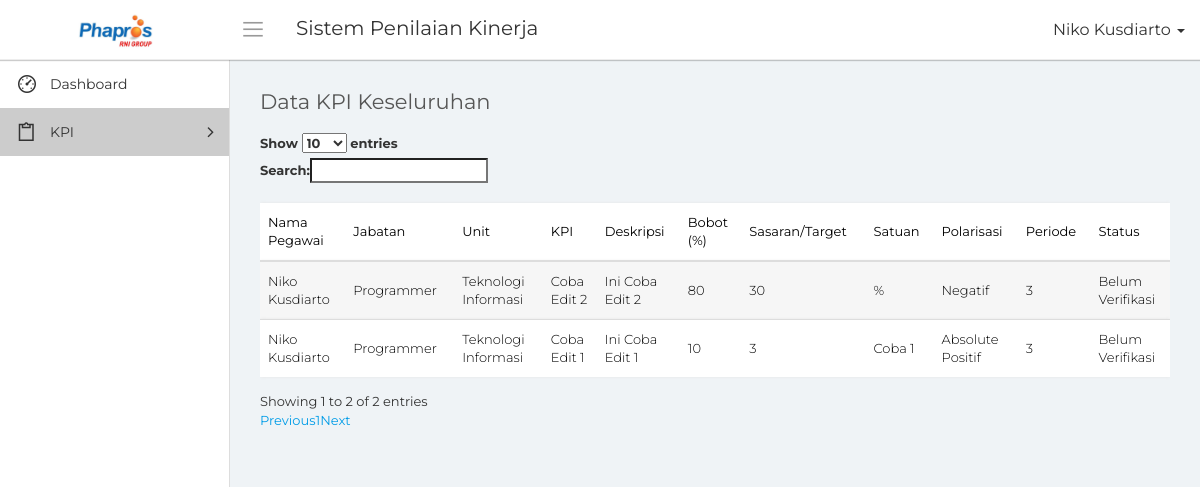
/data_kpi_seluruh.php (signed in), run on an earlier commit of the app's database.
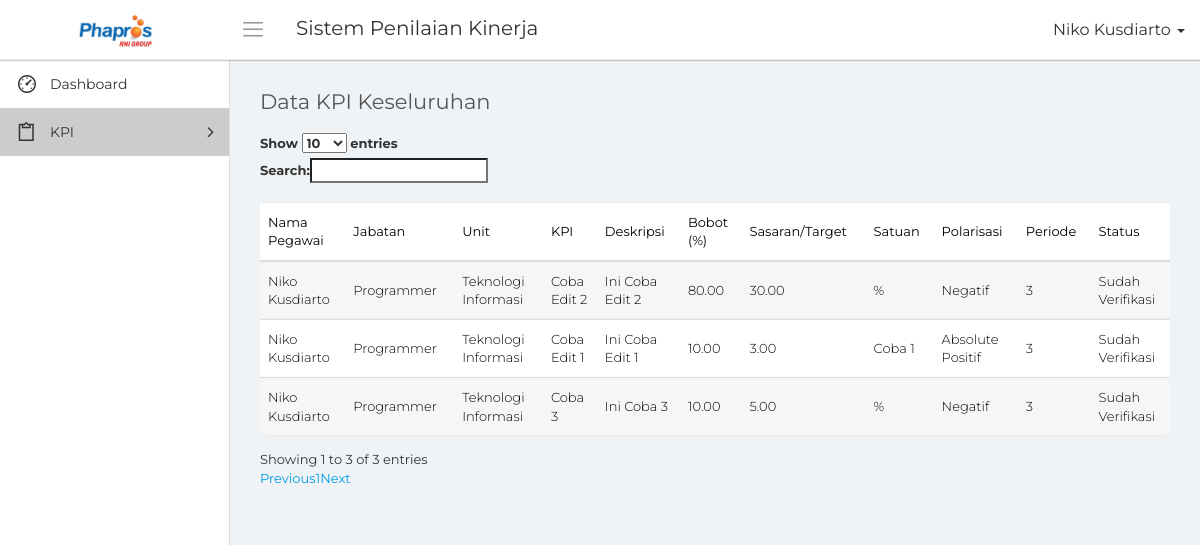
And on a later commit of the database.
### tables this page shows
CREATE TABLE `data_kpi` (
  `id_kpi` bigint(20) NOT NULL,
  `id_anggota` bigint(20) NOT NULL DEFAULT '0',
  `id_jabatan` bigint(20) NOT NULL DEFAULT '0',
  `id_unit` bigint(20) DEFAULT '0',
  `id_periode` bigint(20) NOT NULL DEFAULT '0',
  `kpi` text NOT NULL,
  `deskripsi` text NOT NULL,
  `bobot` decimal(20,2) NOT NULL DEFAULT '0.00',
  `sasaran` decimal(20,2) NOT NULL DEFAULT '0.00',
  `satuan` varchar(20) NOT NULL,
  `sifat_kpi` int(2) NOT NULL DEFAULT '0',
  `status` int(2) NOT NULL DEFAULT '0',
  `id_verifikator` bigint(20) NOT NULL DEFAULT '0',
  `tanggal_input` date NOT NULL,
  `tanggal_verifikasi` date NOT NULL
);

CREATE TABLE `mst_anggota` (
  `id_anggota` bigint(20) NOT NULL,
  `nik` varchar(50) NOT NULL,
  `nama` varchar(50) NOT NULL,
  `jenis_kelamin` int(2) NOT NULL,
  `tempat_lahir` varchar(50) NOT NULL,
  `tanggal_lahir` date NOT NULL,
  `status` int(2) NOT NULL,
  `nomor_hp` varchar(20) NOT NULL,
  `email` varchar(50) NOT NULL,
  `id_golongan` bigint(20) NOT NULL,
  `id_jabatan` bigint(20) NOT NULL,
  `id_unit` bigint(20) NOT NULL,
  `alamat` text NOT NULL,
  `tanggal_input` date NOT NULL
);

CREATE TABLE `mst_jabatan` (
  `id_jabatan` bigint(20) NOT NULL,
  `nama_jabatan` varchar(50) NOT NULL,
  `tanggal_input` date NOT NULL
);

CREATE TABLE `mst_unit` (
  `id_unit` bigint(20) NOT NULL,
  `nama_unit` varchar(50) NOT NULL,
  `tanggal_input` date NOT NULL
);

CREATE TABLE `mst_satuan` (
  `id_satuan` bigint(20) NOT NULL,
  `nama_satuan` varchar(50) NOT NULL,
  `jenis_polarisasi` text NOT NULL,
  `id_periode` bigint(20) NOT NULL,
  `tanggal_input` date NOT NULL
);

CREATE TABLE `mst_polarisasi` (
  `id_polarisasi` bigint(20) NOT NULL,
  `nama_polarisasi` varchar(50) NOT NULL,
  `id_periode` bigint(20) NOT NULL,
  `tanggal_input` date NOT NULL
);

### conn/database.php (called while the page is built, shortened)
<?php
	class database{
		function __construct(){
			$this->connection = new mysqli('localhost', 'root', '','phapros_final');
		}
		function tampil_satuan($id_periode = null){
			if($id_periode != null)
				$query = $this->connection->query("SELECT * FROM mst_satuan WHERE id_periode='$id_periode'");
			else
				$query = $this->connection->query('SELECT * FROM mst_satuan');
			while($tampil = $query->fetch_array())
				$hasil[] = $tampil;
			return $hasil;
		}
		function tampil_kpi_seluruh(){
			$query = $this->connection->query('SELECT d.*, a.nama, j.nama_jabatan, u.nama_unit FROM data_kpi d JOIN mst_anggota a ON d.id_anggota = a.id_anggota JOIN mst_jabatan j ON j.id_jabatan = d.id_jabatan JOIN mst_unit u ON u.id_unit = d.id_unit ORDER BY id_jabatan, id_unit ASC');
			while($tampil = $query->fetch_array())
				$hasil[] = $tampil;
			return $hasil;
		}
		function tampil_polarisasi($id_periode = null){
			if($id_periode == null)
				$query = $this->connection->query("SELECT * FROM mst_polarisasi");
			else
				$query = $this->connection->query("SELECT * FROM mst_polarisasi WHERE id_periode = '$id_periode'");
			while($tampil = $query->fetch_array())
				$hasil[] = $tampil;
			return $hasil;
		}
		function tampil_akses(){
			$query = $this->connection->query("SELECT * FROM akses_menu");
			while($tampil = $query->fetch_array())
				$hasil[] = $tampil;
			return $hasil;
		}
	}
?>

### data_kpi_seluruh.php (the view, shortened to what the changed rows need)
<?php
    include "conn/database.php";
    $db = new database();
    $jabatan = $_SESSION['id_jabatan'];
?>
<!DOCTYPE html>
<html>
    <head>
        <link rel="stylesheet" type="text/css" href="assets/css/bootstrap.min.css">
        <link rel="stylesheet" type="text/css" href="assets/css/font-awesome.min.css">
        <link rel="stylesheet" type="text/css" href="assets/css/line-awesome.min.css">
        <link rel="stylesheet" type="text/css" href="https://cdn.datatables.net/v/dt/dt-1.10.18/datatables.min.css"/>
		<link rel="stylesheet" type="text/css" href="assets/css/select2.min.css">
		<link rel="stylesheet" type="text/css" href="assets/css/bootstrap-datetimepicker.min.css">
        <link rel="stylesheet" type="text/css" href="assets/css/style.css">
    </head>
    <body>
        <div class="main-wrapper">
                            <?php
                                foreach($db->tampil_akses() as $tampil)
                                {
                                    if($tampil['id_jabatan'] == $jabatan)
                                    {
                                        $m1 = $tampil['menu1'];
                                        $m2 = $tampil['menu2'];
                                        $m3 = $tampil['menu3'];
                                        $m4 = $tampil['menu4'];
                                        $m5 = $tampil['menu5'];
                                        $m6 = $tampil['menu6'];
                                        $m7 = $tampil['menu7'];
                                    }
                                }
                            ?>
            <div class="page-wrapper">
                <div class="content container-fluid">
					<div class="row">
						<div class="col-md-12">
							<div class="table-responsive">
								<table class="table table-striped custom-table m-b-0 display" id="tabel">
									<thead>
										<tr>
                                            <th>Nama Pegawai</th>
                                            <th>Jabatan</th>
                                            <th>Unit</th>
											<th>KPI</th>
                                            <th>Deskripsi</th>
                                            <th>Bobot (%)</th>
                                            <th>Sasaran/Target</th>
                                            <th>Satuan</th>
                                            <th>Polarisasi</th>
                                            <th>Periode</th>
                                            <th>Status</th>
										</tr>
									</thead>
                                    <tbody>
                                    <?php
                                        foreach($db->tampil_kpi_seluruh() as $data)
                                        {
                                    ?>
                                            <tr>
                                                <td><?php echo $data['nama']; ?></td>
                                                <td><?php echo $data['nama_jabatan']; ?></td>
                                                <td><?php echo $data['nama_unit']; ?></td>
                                                <td><?php echo $data['kpi']; ?></td>
                                                <td><?php echo $data['deskripsi']; ?></td>
                                                <td><?php echo $data['bobot']; ?></td>
                                                <td><?php echo $data['sasaran']; ?></td>
                                                <td>
                                                    <?php
                                                        $nama_satuan = '';
                                                        foreach($db->tampil_satuan() as $tampilS)
                                                        {
                                                            if($tampilS['id_satuan'] == $data['satuan'])
                                                                $nama_satuan = $tampilS['nama_satuan'];
                                                        }
                                                        echo $nama_satuan;
                                                    ?>
                                                </td>
                                                <td>
                                                    <?php
                                                        $value = $data['sifat_kpi'];
                                                        foreach($db->tampil_polarisasi() as $tampil)
                                                        {
                                                            if($tampil['id_polarisasi'] == $value)
                                                                $ket = $tampil['nama_polarisasi'];
                                                        }
                                                        echo $ket;
                                                    ?>
                                                </td>
                                                <td><?php echo $data['id_periode']; ?></td>
                                                <td><?php echo ($data['status'] == 0)?'Belum Verifikasi':'Sudah Verifikasi'; ?></td>
                                            </tr>
                                    <?php
                                        }
                                    ?>
                                    </tbody>
								</table>
							</div>
						</div>
					</div>
                </div>
            </div>
        </div>
    </body>
</html>

What changed in the data, as far as the page shows it:
changed data_kpi "Coba Edit 2": bobot "80" → "80.00"; sasaran "30" → "30.00"; status "Belum Verifikasi" → "Sudah Verifikasi"
changed data_kpi "Coba Edit 1": bobot "10" → "10.00"; sasaran "3" → "3.00"; status "Belum Verifikasi" → "Sudah Verifikasi"
added data_kpi: id_anggota.nama "Niko Kusdiarto", id_jabatan.nama_jabatan "Programmer", id_unit.nama_unit "Teknologi Informasi", kpi "Coba 3", deskripsi "Ini Coba 3", bobot "10.00", sasaran "5.00", mst_satuan.nama_satuan "%", id_periode "3", status "Sudah Verifikasi"
now on this page (row unchanged): mst_polarisasi: nama_polarisasi "Negatif"
Also different on the page:
text written by a page script: "Show entries Search: Showing 1 to 2 of 2 entries Previous 1 Next" → "Show entries Search: Showing 1 to 3 of 3 entries Previous 1 Next"
